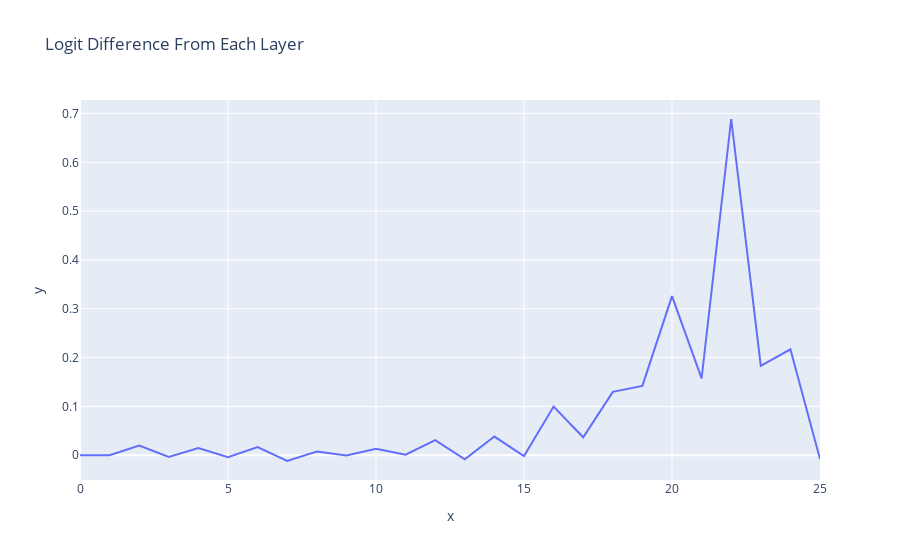

Source (notebook cell):
### Markdown cell above
#### Layer Attribution

### Code cell
per_layer_residual, labels = clean_cache.decompose_resid(layer=-1, pos_slice=-1, return_labels=True)
per_layer_logit_diffs = residual_stack_to_logit_diff(per_layer_residual, clean_cache)

line(per_layer_logit_diffs, hover_name=labels, title="Logit Difference From Each Layer")

### Figure 1 — Plotly figure (JSON) as saved in the notebook; plotly's stock layout.template omitted (floating-point values rounded to 4 significant figures)
{"data": [{"hovertemplate": "<b>%{hovertext}</b><br><br>x=%{x}<br>y=%{y}<extra></extra>", "hovertext": ["embed", "pos_embed", "0_attn_out", "0_mlp_out", "1_attn_out", "1_mlp_out", "2_attn_out", "2_mlp_out", "3_attn_out", "3_mlp_out", "4_attn_out", "4_mlp_out", "5_attn_out", "5_mlp_out", "6_attn_out", "6_mlp_out", "7_attn_out", "7_mlp_out", "8_attn_out", "8_mlp_out", "9_attn_out", "9_mlp_out", "10_attn_out", "10_mlp_out", "11_attn_out", "11_mlp_out"], "legendgroup": "", "line": {"color": "#636efa", "dash": "solid"}, "marker": {"symbol": "circle"}, "mode": "lines", "name": "", "orientation": "v", "showlegend": false, "type": "scatter", "x": [0, 1, 2, 3, 4, 5, 6, 7, 8, 9, 10, 11, 12, 13, 14, 15, 16, 17, 18, 19, 20, 21, 22, 23, 24, 25], "xaxis": "x", "y": [2.524e-05, -8.384e-06, 0.01994, -0.003607, 0.01474, -0.00424, 0.0165, -0.01191, 0.007526, -0.0006653, 0.01318, 0.001, 0.03077, -0.008634, 0.03812, -0.001793, 0.0996, 0.03667, 0.1298, 0.142, 0.3259, 0.1573, 0.6888, 0.183, 0.2168, -0.008021], "yaxis": "y"}], "layout": {"legend": {"tracegroupgap": 0}, "title": {"text": "Logit Difference From Each Layer"}, "xaxis": {"anchor": "y", "domain": [0, 1], "title": {"text": "x"}}, "yaxis": {"anchor": "x", "domain": [0, 1], "title": {"text": "y"}}}}
